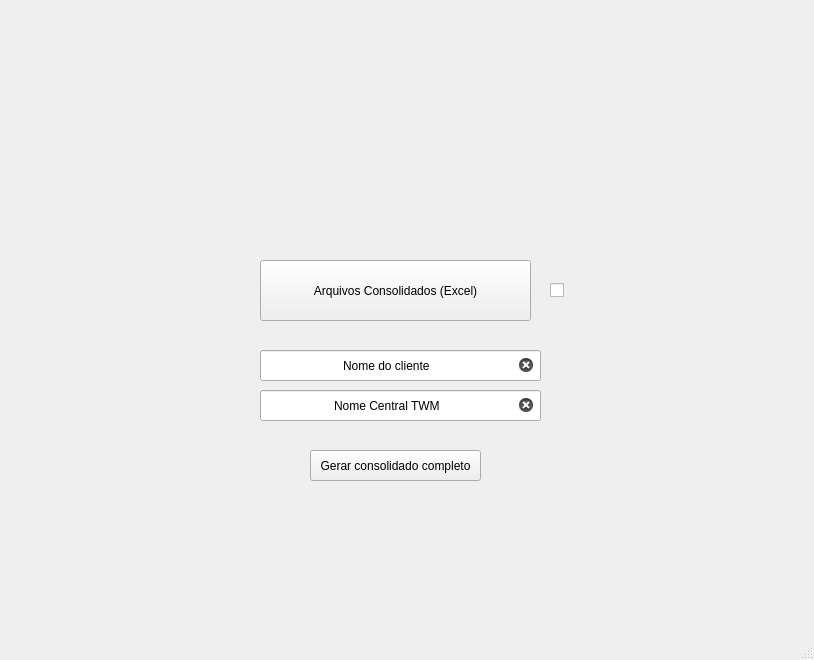
<?xml version="1.0" encoding="UTF-8"?>
<ui version="4.0">
 <class>SAM2</class>
 <widget class="QMainWindow" name="SAM2">
  <property name="windowModality">
   <enum>Qt::WindowModal</enum>
  </property>
  <property name="enabled">
   <bool>true</bool>
  </property>
  <property name="geometry">
   <rect>
    <x>0</x>
    <y>0</y>
    <width>814</width>
    <height>660</height>
   </rect>
  </property>
  <property name="windowTitle">
   <string>SAM</string>
  </property>
  <property name="toolTip">
   <string/>
  </property>
  <property name="statusTip">
   <string/>
  </property>
  <property name="layoutDirection">
   <enum>Qt::LeftToRight</enum>
  </property>
  <widget class="QWidget" name="centralwidget">
   <widget class="QLabel" name="label">
    <property name="geometry">
     <rect>
      <x>-800</x>
      <y>-160</y>
      <width>1611</width>
      <height>800</height>
     </rect>
    </property>
    <property name="text">
     <string/>
    </property>
    <property name="pixmap">
     <pixmap>Fundo_azul_linhas.jpg</pixmap>
    </property>
   </widget>
   <widget class="QLabel" name="label_2">
    <property name="geometry">
     <rect>
      <x>0</x>
      <y>0</y>
      <width>211</width>
      <height>51</height>
     </rect>
    </property>
    <property name="text">
     <string/>
    </property>
    <property name="pixmap">
     <pixmap>png guiando (2).png</pixmap>
    </property>
   </widget>
   <widget class="QPushButton" name="pushButton">
    <property name="geometry">
     <rect>
      <x>260</x>
      <y>260</y>
      <width>271</width>
      <height>61</height>
     </rect>
    </property>
    <property name="text">
     <string>Arquivos Consolidados (Excel)</string>
    </property>
   </widget>
   <widget class="QPushButton" name="pushButton_4">
    <property name="geometry">
     <rect>
      <x>310</x>
      <y>450</y>
      <width>171</width>
      <height>31</height>
     </rect>
    </property>
    <property name="text">
     <string>Gerar consolidado completo</string>
    </property>
   </widget>
   <widget class="QCheckBox" name="checkBox">
    <property name="geometry">
     <rect>
      <x>550</x>
      <y>270</y>
      <width>61</width>
      <height>41</height>
     </rect>
    </property>
    <property name="text">
     <string/>
    </property>
    <property name="iconSize">
     <size>
      <width>20</width>
      <height>300</height>
     </size>
    </property>
   </widget>
   <widget class="QLineEdit" name="lineEdit">
    <property name="geometry">
     <rect>
      <x>260</x>
      <y>350</y>
      <width>281</width>
      <height>31</height>
     </rect>
    </property>
    <property name="text">
     <string>Nome do cliente</string>
    </property>
    <property name="alignment">
     <set>Qt::AlignCenter</set>
    </property>
    <property name="clearButtonEnabled">
     <bool>true</bool>
    </property>
   </widget>
   <widget class="QLineEdit" name="lineEdit_2">
    <property name="geometry">
     <rect>
      <x>260</x>
      <y>390</y>
      <width>281</width>
      <height>31</height>
     </rect>
    </property>
    <property name="autoFillBackground">
     <bool>false</bool>
    </property>
    <property name="text">
     <string>Nome Central TWM</string>
    </property>
    <property name="alignment">
     <set>Qt::AlignCenter</set>
    </property>
    <property name="clearButtonEnabled">
     <bool>true</bool>
    </property>
   </widget>
  </widget>
  <widget class="QMenuBar" name="menubar">
   <property name="geometry">
    <rect>
     <x>0</x>
     <y>0</y>
     <width>814</width>
     <height>21</height>
    </rect>
   </property>
  </widget>
  <widget class="QStatusBar" name="statusbar"/>
 </widget>
 <resources/>
 <connections/>
</ui>
